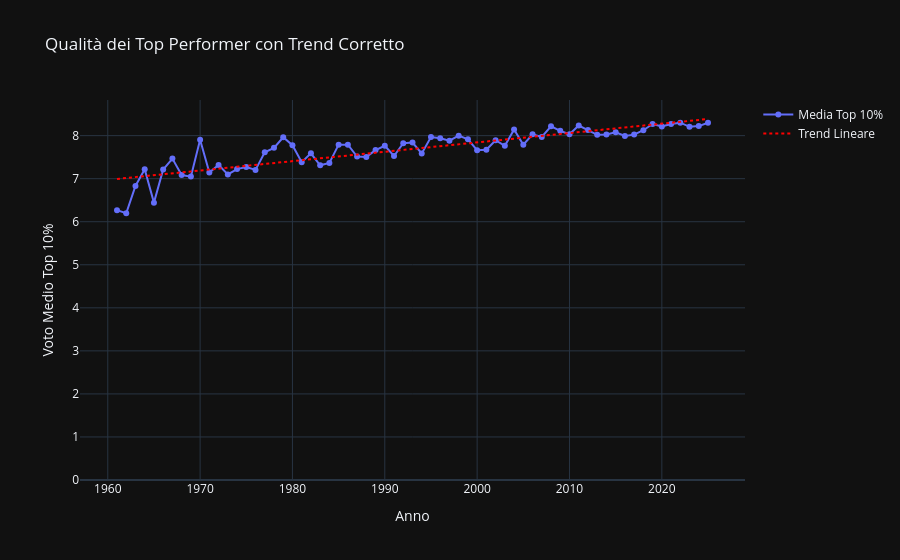

Here is the notebook cell this chart was saved with:
### Code cell
fig = go.Figure()

fig.add_trace(go.Scatter(
    x=df_fit['year'], y=df_fit['top_10_percent_avg'],
    mode='lines+markers', name='Media Top 10%'
))

fig.add_trace(go.Scatter(
    x=x, y=trendline_y,
    mode='lines', name='Trend Lineare',
    line=dict(color='red', dash='dot'),
    customdata=np.full(len(x), slope),
    hovertemplate="<b>Trend Lineare</b><br>Pendenza: %{customdata:.4f} punti/anno<extra></extra>"
))

fig.update_layout(
    title='Qualità dei Top Performer con Trend Corretto',
    xaxis_title='Anno', yaxis_title='Voto Medio Top 10%',
    yaxis=dict(rangemode="tozero")
)

fig.update_yaxes(rangemode="tozero")
fig.show()

fig.write_html("../../graphs/topPerformer_trend.html")
